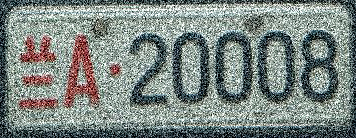
#> input picture II类车牌/兰A20008.jpg, 356 x 138 px; its folder holds only this picture in this run
$ python class2.py
#> lines starting #> are read from the running program, lines starting #| are printed output that depends on the picture; after the words box and inside, x2 and y2 are one past the last pixel; in counts of white or black regions, pixels touching at a corner belong together
### Preprocess.py
import cv2 as cv
import numpy as np
from matplotlib import pyplot as plt


class Preprocess(object):
    """
    这个类用于对于图像进行预处理
    输入 input_img: string 类型, 车牌图片的路径
    输出 output_img: 三维 numpy 数组, 处理后的车牌图片
    类变量 self.src_img: 读入的车牌图片, 三维 numpy 数组
    类变量 self.rsz_img: 缩放后的车牌图片, 三维 numpy 数组
    """
    def __init__(self, input_img):
        self.src_img = cv.imread(input_img)
        self.rsz_img = cv.resize(self.src_img, (0, 0),
                                 fx=220 / self.src_img.shape[1],
                                 fy=70 / self.src_img.shape[0],
                                 interpolation=cv.INTER_NEAREST)

    def auto_invert_colors(self, input_img):
        """
        这个函数用来自动反色车牌, 使二值化后的字符为白色
        输入 input_img: 车牌图片, 三维 numpy 数组
        输出 output_img: 自动反色后的车牌图片, 三维 numpy 数组
        """
        std_img = input_img.copy()
        gray_img = cv.cvtColor(std_img, cv.COLOR_BGR2GRAY)
        _, bin_img = cv.threshold(gray_img, 0, 255,
                                  cv.THRESH_BINARY | cv.THRESH_OTSU)
        black_pixel = 0
        white_pixel = 0
        for y in range(bin_img.shape[0]):
            for x in range(bin_img.shape[1]):
                if bin_img[y, x] == 0:
                    black_pixel += 1
                else:
                    white_pixel += 1

        if black_pixel > white_pixel:
            return std_img
        else:
            ivt_img = input_img.copy()
            for y in range(ivt_img.shape[0]):
                for x in range(ivt_img.shape[1]):
                    ivt_img[y, x] = 255 - ivt_img[y, x]

            return ivt_img

    def process(self, input_img):
        """
        这个函数把车牌图像处理成二值图, 用于后续检测
        输入 input_img: 车牌图片, 三维 numpy 数组
        输出 output_img: 处理后的车牌图片, 三维 numpy 数组
        """
        std_img = input_img.copy()
        # Gaussian 模糊去噪
        blur_img = cv.GaussianBlur(std_img, (5, 5), 0)

        # Gamma 变换
        def adjust_gamma(image, gamma=1.0):
            inv_gamma = 1.0 / gamma
            table = []
            for i in range(256):
                table.append(((i / 255.0)**inv_gamma) * 255)
            table = np.array(table).astype("uint8")
            return cv.LUT(image, table)

        ehc_img = adjust_gamma(blur_img, gamma=2.8)

        return ehc_img


# [20 lines of commented-out code are left out]

### SplitLicensePlate.py
import cv2 as cv
import numpy as np
from matplotlib import pyplot as plt


class SplitLicensePlate(object):
    """
    这个类实现了车牌中的字符的分割
    读入车牌区域图片, 将其中字符分割为单个图片
    输入 input_img: string 类型, 车牌图片的路径
    类变量 self.src_img: 读入的车牌图片, 三维 numpy 数组
    类变量 self.rsz_img: 缩放后的车牌图片, 三维 numpy 数组
    类变量 self.bin_img: 二值化的车牌图片, 三维 numpy 数组
        调用类方法 col_and_row_sum() 后才被赋值
    """
    def __init__(self, input_img):
        self.src_img = cv.imread(input_img)
        self.rsz_img = cv.resize(self.src_img, (0, 0),
                                 fx=220 / self.src_img.shape[1],
                                 fy=70 / self.src_img.shape[0],
                                 interpolation=cv.INTER_NEAREST)

    def col_and_row_sum(self):
        """
        这个函数把二值图片从 row 和 col 两个方向上累加, 用来寻找字符边界
        输入 无
        输出 row_sum, col_sum: 一维 list, 列表中元素为 int, 存储从两个方向上累加的值
        """
        # 先 copy 一份车牌图像
        std_img = self.rsz_img.copy()
        # 灰度化
        gray_img = cv.cvtColor(std_img, cv.COLOR_BGR2GRAY)
        # 二值化
        _, bin_img = cv.threshold(gray_img, 0, 255,
                                  cv.THRESH_BINARY + cv.THRESH_OTSU)
        self.bin_img = bin_img
        # 获取车牌宽高
        height, width = bin_img.shape
        # 累计直方图
        # 按 row 方向累加
        row_sum = []
        for y in range(height):
            tmp = 0
            for x in range(width):
                if bin_img[y, x] != 0:
                    tmp += 1

            row_sum.append(tmp)

        # 按 col 方向累加
        col_sum = []
        for x in range(width):
            tmp = 0
            for y in range(height):
                if bin_img[y, x] != 0:
                    tmp += 1

            col_sum.append(tmp)

        return row_sum, col_sum

    def split_chars(self, row_sum, col_sum):
        """
        这个函数按这个函数按 row_sum 和 col_sum 找出各字符的界限, 再切割出各个字符
        输入 row_sum 和 col_sum, 均为一维列表, 列表中元素为 int, 为两个方向上的累加直方图
        输出 color_chars 和 bin_chars, 均为一维列表, 列表中元素分别为三维和二维 numpy 数组
        """
        # 划一个下界
        row_sum = [
            0 if val < (min(row_sum) + np.mean(row_sum)) / 3 else val
            for val in row_sum
        ]
        col_sum = [
            0 if val < (min(col_sum) + np.mean(col_sum)) / 3.8 else val
            for val in col_sum
        ]
        # 判断边界
        # row
        row_limits = []
        in_char = False
        start = 0
        end = 0
        for i in range(len(row_sum)):
            if not in_char and row_sum[i] != 0:
                in_char = True
                start = i
            elif in_char and row_sum[i] == 0:
                end = i
                in_char = False
                row_limits.append([start, end])

        if start > end and start != len(row_sum) - 1:
            row_limits.append([start, len(row_sum) - 1])

        row_limit = []
        for i in range(len(row_limits)):
            if i == 0:
                row_limit = row_limits[0]
            else:
                cur_limit = row_limits[i]
                if cur_limit[1] - cur_limit[0] > row_limit[1] - row_limit[0]:
                    row_limit = cur_limit

        # col
        col_limits = []
        in_char = False
        start = 0
        end = 0
        for i in range(len(col_sum)):
            if not in_char and col_sum[i] != 0:
                in_char = True
                start = i
            elif in_char and col_sum[i] == 0:
                end = i
                in_char = False
                col_limits.append([start, end])

        if start > end and start != len(col_sum) - 1:
            col_limits.append([start, len(col_sum) - 1])

        # 按宽度筛选
        new_col_limits = []
        for col_limit in col_limits:
            if 15 < col_limit[1] - col_limit[0]:
                new_col_limits.append(col_limit)
            else:
                curr_area = self.bin_img[row_limit[0]:row_limit[1],
                                         col_limit[0]:col_limit[1]]
                white_pixel = 0
                pixel_count = 0
                for y in range(curr_area.shape[0]):
                    for x in range(curr_area.shape[1]):
                        pixel_count += 1
                        if curr_area[y, x] != 0:
                            white_pixel += 1
                if float(white_pixel) / pixel_count > 0.45:
                    # 最后一个数字是 1 的时候和右边界的距离应大于半个字符宽度
                    if len(col_sum) - 1 - col_limit[1] < 7:
                        continue

                    # 扩展 1 的区域
                    col_limit[0] = 2 * col_limit[0] - col_limit[1]
                    col_limit[1] = 2 * col_limit[1] - col_limit[0]

                    # 考虑左边界噪音
                    if col_limit[0] < 0:
                        continue
                    else:
                        new_col_limits.append(col_limit)

        col_limits = new_col_limits

        # 截取图像
        color_chars = []
        bin_chars = []
        for col_limit in col_limits:
            color_char = self.rsz_img[row_limit[0]:row_limit[1],
                                      col_limit[0]:col_limit[1]]
            color_char = cv.resize(color_char, (0, 0),
                                   fx=22 / color_char.shape[1],
                                   fy=45 / color_char.shape[0],
                                   interpolation=cv.INTER_NEAREST)
            color_chars.append(color_char)

            bin_char = self.bin_img[row_limit[0]:row_limit[1],
                                    col_limit[0]:col_limit[1]]
            bin_char = cv.resize(bin_char, (0, 0),
                                 fx=22 / bin_char.shape[1],
                                 fy=45 / bin_char.shape[0],
                                 interpolation=cv.INTER_NEAREST)
            bin_chars.append(bin_char)

        return color_chars, bin_chars

    def gray2bgr(self, gray_img):
        """
        这个函数把灰度图转 bgr 色彩空间
        输入 gray_img: 二维 numpy 数组
        输出 rgb_img: 三维 numpy 数组
        """
        bgr_img = np.ones([gray_img.shape[0], gray_img.shape[1], 3],
                          dtype=np.uint8)
        for y in range(gray_img.shape[0]):
            for x in range(gray_img.shape[1]):
                bgr_img[y, x] = np.asarray(gray_img[y, x] * 3, dtype=np.uint8)

        return bgr_img


# [48 lines of commented-out code are left out]

### ListFile.py
import os


def get_file_list(dir, file_list, ext=None):
    """
    获取目录 dir 下所有文件
    """
    cur_dir = dir
    if os.path.isfile(dir):
        if ext is None:
            file_list.append(dir)
        else:
            if ext in dir[-3:]:
                file_list.append(dir)

    elif os.path.isdir(dir):
        for s in os.listdir(dir):
            cur_dir = os.path.join(dir, s)
            get_file_list(cur_dir, file_list, ext)

    return file_list

### class2.py
import cv2 as cv
import numpy as np
import os
from matplotlib import pyplot as plt
from Preprocess import Preprocess
from SplitLicensePlate import SplitLicensePlate
from ListFile import get_file_list


def split_lp(input_img):
    """
    拆分字符
    """
    splitLicensePlate = SplitLicensePlate(input_img)
    # 获取 row_sum 和 col_sum
    row_sum, col_sum = splitLicensePlate.col_and_row_sum()
    bin_img = splitLicensePlate.bin_img
    bgr_bin_img = splitLicensePlate.gray2bgr(bin_img)
    # 分割字符
    color_chars, bin_chars = splitLicensePlate.split_chars(row_sum, col_sum)
    bgr_bin_chars = []
    for bin_char in bin_chars:
        bgr_bin_chars.append(splitLicensePlate.gray2bgr(bin_char))

    return bin_img, bgr_bin_img, row_sum, col_sum, color_chars, bin_chars, bgr_bin_chars


if __name__ == "__main__":
    imgs = []
    get_file_list("II类车牌", imgs)
    tmp_dir = "II类车牌预处理"
    res_dir = "II类车牌结果"
    # 创建临时目录
    if os.path.isdir(tmp_dir):
        print(f"\"{tmp_dir}\"目录已存在")
    else:
        os.makedirs(tmp_dir)
        print(f"创建\"{tmp_dir}\"目录保存图片")
    # 创建结果目录
    if os.path.isdir(res_dir):
        print(f"\"{res_dir}\"目录已存在")
    else:
        os.makedirs(res_dir)
        print(f"\"{res_dir}\"目录已存在")

    for img in imgs:
        preprocess = Preprocess(img)
        std_img = preprocess.auto_invert_colors(preprocess.rsz_img)
        std_img = preprocess.process(std_img)
        img_name = img.split("/")[1].split(".")[0]
        # 保存结果
        cv.imwrite(f"{tmp_dir}/{img_name}.jpg", std_img)

        # 分割车牌
        bin_img, bgr_bin_img, row_sum, col_sum, color_chars, bin_chars, bgr_bin_chars = split_lp(
            f"{tmp_dir}/{img_name}.jpg")
        # cv.imshow("bin_img", bin_img)
        plt.figure(1)
        # row_sum
        plt.subplot(2, 2, 1)
        plt.barh(range(len(row_sum)), row_sum)
        plt.ylim(len(row_sum) - 1, 0)
        plt.title("row_sum")
        # col_sum
        plt.subplot(2, 2, 4)
        plt.bar(range(len(col_sum)), col_sum)
        plt.xlim(0, len(col_sum) - 1)
        plt.title("col_sum")
        # bin_img
        plt.subplot(2, 2, 2)
        plt.imshow(bgr_bin_img)
        plt.title("bin_img")

        # 分割字符
        plt.figure(2)
        # 绘图
        n = len(color_chars)
        if n != 7:
            print(f"分割{img}可能有误")
        else:
            print(f"分割{img}成功")
        for i in range(n):
            plt.subplot(2, n, i + 1)
            plt.imshow(cv.cvtColor(color_chars[i], cv.COLOR_BGR2RGB))
            plt.subplot(2, n, i + n + 1)
            plt.imshow(bgr_bin_chars[i])

        # 显示
        plt.show()
#> this loop made 1 pass
#> n on pass 1: 4
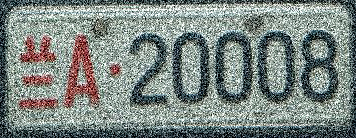
#> input picture II类车牌/兰A20008.jpg, 356 x 138 px
#> pass 1, in __init__, `self.rsz_img = cv.resize(self.src_img, (0, 0), fx=220 / self.src_img.s..`:
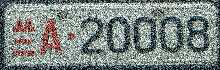
#> self.rsz_img: shape (70, 220, 3); mean B, G, R 130, 134.1, 124
#> pass 1, in auto_invert_colors, `gray_img = cv.cvtColor(std_img, cv.COLOR_BGR2GRAY)`:
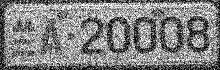
#> gray_img: shape (70, 220); min 0, max 255, mean 130.6
#> pass 1, in auto_invert_colors, `_, bin_img = cv.threshold(gray_img, 0, 255, cv.THRESH_BINARY | cv.THRE..`:
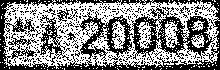
#> bin_img: shape (70, 220); 52.8% white; 366 black regions (357 under 20 px), largest, box (x1, y1, x2, y2) and area: (0, 0, 220, 70) 5444, (39, 15, 72, 61) 448, (8, 33, 37, 59) 244
#> pass 1, `std_img = preprocess.auto_invert_colors(preprocess.rsz_img)`:
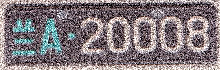
#> std_img: shape (70, 220, 3); mean B, G, R 125, 120.9, 131
#> pass 1, `plt.show()`:
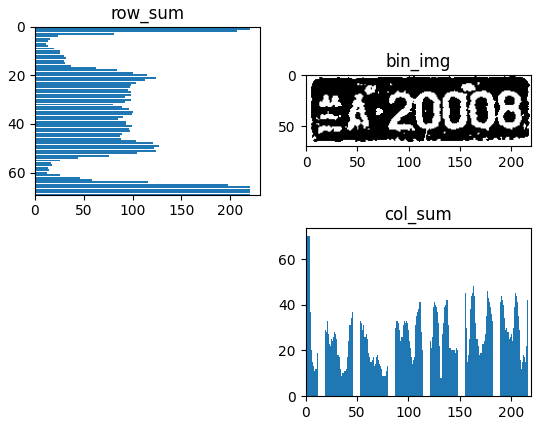
#> figure drawn by matplotlib, 3 panels
#> pass 1, `plt.show()`:
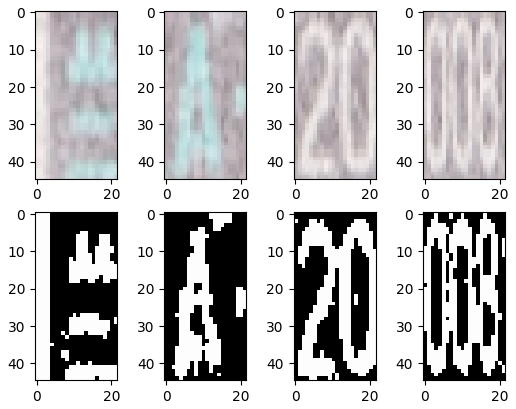
#> figure drawn by matplotlib, 8 panels

$ run again, on II类车牌/海O00000.jpg
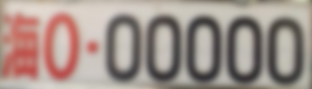
#> input picture II类车牌/海O00000.jpg, 312 x 89 px
#> the loop `for img in imgs:` made 1 pass
#> n on pass 1: 3
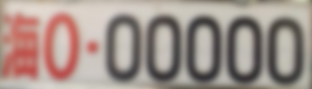
#> input picture II类车牌/海O00000.jpg, 312 x 89 px
#> pass 1, in auto_invert_colors, `_, bin_img = cv.threshold(gray_img, 0, 255, cv.THRESH_BINARY | cv.THRE..`:
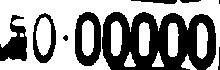
#> bin_img: shape (70, 220); 58.2% white; 9 black regions (1 under 20 px), largest, box (x1, y1, x2, y2) and area: (102, 12, 216, 70) 4214, (75, 12, 101, 66) 829, (0, 15, 27, 61) 705
#> pass 1, `plt.show()`:
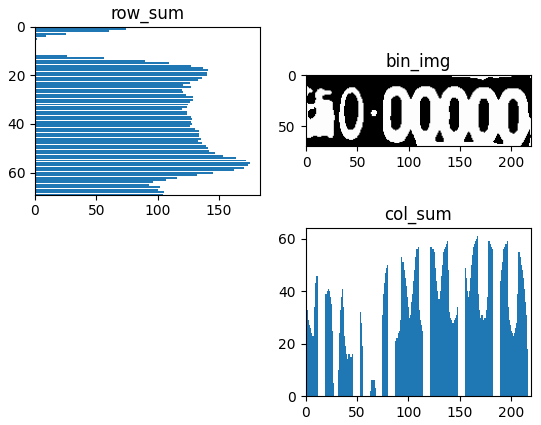
#> figure drawn by matplotlib, 3 panels; panel 2: tallest bar 61 high, from x = 166.6 to 167.4

$ run again, on II类车牌/蒙A16777.jpg
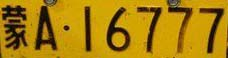
#> input picture II类车牌/蒙A16777.jpg, 228 x 58 px
#> the loop `for img in imgs:` made 1 pass
#> n on pass 1: 7
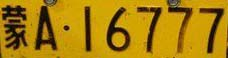
#> input picture II类车牌/蒙A16777.jpg, 228 x 58 px
#> pass 1, in auto_invert_colors, `_, bin_img = cv.threshold(gray_img, 0, 255, cv.THRESH_BINARY | cv.THRE..`:
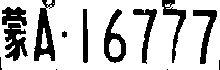
#> bin_img: shape (70, 220); 77.2% white; 13 black regions (4 under 20 px), largest, box (x1, y1, x2, y2) and area: (34, 0, 55, 61) 659, (4, 23, 28, 61) 526, (104, 9, 126, 63) 509
#> pass 1, `plt.show()`:
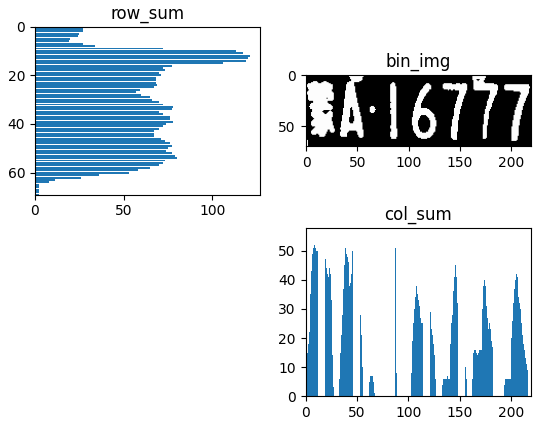
#> figure drawn by matplotlib, 3 panels
